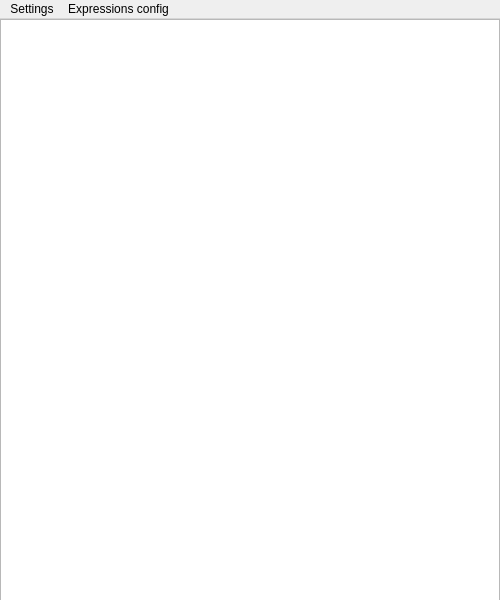
<?xml version="1.0" encoding="UTF-8"?>
<ui version="4.0">
 <class>MainWindow</class>
 <widget class="QMainWindow" name="MainWindow">
  <property name="geometry">
   <rect>
    <x>0</x>
    <y>0</y>
    <width>500</width>
    <height>600</height>
   </rect>
  </property>
  <property name="windowTitle">
   <string>MainWindow</string>
  </property>
  <widget class="QWidget" name="centralwidget">
   <widget class="QTextEdit" name="entry">
    <property name="geometry">
     <rect>
      <x>0</x>
      <y>0</y>
      <width>500</width>
      <height>601</height>
     </rect>
    </property>
    <property name="acceptDrops">
     <bool>true</bool>
    </property>
    <property name="lineWrapMode">
     <enum>QTextEdit::NoWrap</enum>
    </property>
    <property name="acceptRichText">
     <bool>true</bool>
    </property>
   </widget>
  </widget>
  <widget class="QMenuBar" name="menuBar">
   <property name="geometry">
    <rect>
     <x>0</x>
     <y>0</y>
     <width>500</width>
     <height>21</height>
    </rect>
   </property>
   <widget class="QMenu" name="menuSettings">
    <property name="title">
     <string>Settings</string>
    </property>
    <addaction name="separator"/>
    <addaction name="actionFont_size"/>
    <addaction name="actionInterval"/>
   </widget>
   <widget class="QMenu" name="menuExpressions_config">
    <property name="title">
     <string>Expressions config</string>
    </property>
    <widget class="QMenu" name="menuSpacing_after">
     <property name="title">
      <string>Spacing after '='</string>
     </property>
     <addaction name="separator"/>
     <addaction name="actionTrue"/>
     <addaction name="actionFalse"/>
    </widget>
    <addaction name="menuSpacing_after"/>
    <addaction name="actionSet_precision"/>
   </widget>
   <addaction name="menuSettings"/>
   <addaction name="menuExpressions_config"/>
  </widget>
  <action name="actionFont_size">
   <property name="text">
    <string>Font size</string>
   </property>
  </action>
  <action name="actionInterval">
   <property name="text">
    <string>Letter spacing</string>
   </property>
  </action>
  <action name="actionTrue">
   <property name="checkable">
    <bool>true</bool>
   </property>
   <property name="checked">
    <bool>false</bool>
   </property>
   <property name="text">
    <string>True</string>
   </property>
  </action>
  <action name="actionFalse">
   <property name="checkable">
    <bool>true</bool>
   </property>
   <property name="checked">
    <bool>false</bool>
   </property>
   <property name="text">
    <string>False</string>
   </property>
  </action>
  <action name="actionSet_precision">
   <property name="text">
    <string>Set precision</string>
   </property>
  </action>
 </widget>
 <resources/>
 <connections/>
</ui>
